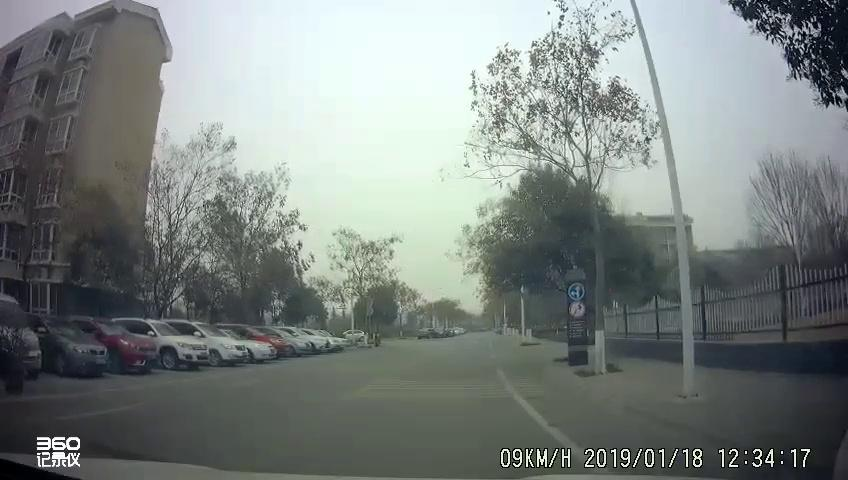
#> input picture preprog/16665.jpg, 848 x 480 px
$ python test1109.py
#> lines starting #> are read from the running program, lines starting #| are printed output that depends on the picture
### preprog/HSI_RGB.py
# -*- coding:utf-8 -*-

import matplotlib.pyplot as plt
import cv2 as cv
import numpy as np

# 显示汉字用
plt.rcParams['font.sans-serif'] = ['SimHei']
plt.rcParams['axes.unicode_minus'] = False


# 定义显示一张图片函数
# [12 lines left out: functions imshow, label_def, not called in this run]


# 读取图片
img_orig = cv.imread('16665.jpg', 1)    # 读取彩色图片
#> img_orig is the input picture: shape (480, 848, 3); mean B, G, R 128.3, 130.7, 123.7


# RGB到HSI的变换
def rgb2hsi(image):
    b, g, r = cv.split(image)                    # 读取通道
    r = r / 255.0                                # 归一化
    g = g / 255.0
    b = b / 255.0
    eps = 1e-6                                   # 防止除零

    img_i = (r + g + b) / 3                      # I分量

    img_h = np.zeros(r.shape, dtype=np.float32)
    img_s = np.zeros(r.shape, dtype=np.float32)
    min_rgb = np.zeros(r.shape, dtype=np.float32)
    # 获取RGB中最小值
    min_rgb = np.where((r <= g) & (r <= b), r, min_rgb)
    min_rgb = np.where((g <= r) & (g <= b), g, min_rgb)
    min_rgb = np.where((b <= g) & (b <= r), b, min_rgb)
    img_s = 1 - 3*min_rgb/(r+g+b+eps)                                            # S分量

    num = ((r-g) + (r-b))/2
    den = np.sqrt((r-g)**2 + (r-b)*(g-b)+eps)
    theta = np.arccos(num/(den+eps))
    img_h = np.where((b-g) > 0, 2*np.pi - theta, theta)                           # H分量

    img_h = img_h/(2*np.pi)                                                       # 归一化
    temp_s = img_s - np.min(img_s)
    temp_i = img_i - np.min(img_i)
    img_s = temp_s/np.max(temp_s)
    img_i = temp_i/np.max(temp_i)

    image_hsi = cv.merge((img_h, img_s, img_i))
    return image_hsi


# HSI到RGB的变换
def hsi2rgb(image_hsi):
    eps = 1e-6                                                                  # 防止除零
    img_h, img_s, img_i = cv.split(image_hsi)
    # img_s = img_s / 255.0                               #归一化
    # img_i = img_i / 255.0
    # img_h = img_h / 255.0

    img_h = img_h*2*np.pi
    img_r = np.zeros(img_h.shape, dtype=np.float32)
    img_g = np.zeros(img_h.shape, dtype=np.float32)
    img_b = np.zeros(img_h.shape, dtype=np.float32)

    # 扇区1
    img_b = np.where((img_h >= 0) & (img_h < 2 * np.pi / 3), img_i * (1 - img_s), img_b)
    img_r = np.where((img_h >= 0) & (img_h < 2 * np.pi / 3),
                     img_i * (1 + img_s * np.cos(img_h) / (np.cos(np.pi/3 - img_h))), img_r)
    img_g = np.where((img_h >= 0) & (img_h < 2 * np.pi / 3), 3 * img_i - (img_r + img_b), img_g)

    # 扇区2
    img_r = np.where((img_h >= 2*np.pi/3) & (img_h < 4*np.pi/3), img_i * (1 - img_s), img_r)
    img_g = np.where((img_h >= 2*np.pi/3) & (img_h < 4*np.pi/3),
                     img_i * (1 + img_s * np.cos(img_h-2*np.pi/3) / (np.cos(np.pi/3 - (img_h-2*np.pi/3)))), img_g)
    img_b = np.where((img_h >= 2*np.pi/3) & (img_h < 4*np.pi/3), 3 * img_i - (img_r + img_g), img_b)

    # 扇区3
    img_g = np.where((img_h >= 4*np.pi/3) & (img_h <= 2*np.pi), img_i * (1 - img_s), img_g)
    img_b = np.where((img_h >= 4*np.pi/3) & (img_h <= 2*np.pi),
                     img_i * (1 + img_s * np.cos(img_h-4*np.pi/3) / (np.cos(np.pi/3 - (img_h-4*np.pi/3)))), img_b)
    img_r = np.where((img_h >= 4*np.pi/3) & (img_h <= 2*np.pi), 3 * img_i - (img_b + img_g), img_r)

    # [8 lines of commented-out code are left out]

    image_out = cv.merge((img_b*255, img_g*255, img_r*255)).astype('uint8')               # 按RGB合并，后面不用转换通道
    return image_out

# [28 lines of commented-out code are left out]


# [23 lines that do not run on import are left out]

### preprog/test1109.py
#!/usr/bin/env python
# -*- coding: utf-8 -*-

# 在HSI域对强度值进行模糊化处理
import time

import cv2 as cv
import numpy as np
import matplotlib.pyplot as plt
from numpy import exp

from preprog.HSI_RGB import rgb2hsi,hsi2rgb


def t1fs(max,min,mean,num):
    f=1-mean
    if num <= f:
        u = ((num-min)/(f-min))**0.5
        nums = u*(f-min)+min
    elif num > f:
        u = ((max-num)/(max-f))**0.5
        nums = max - u*(max-f)
    return nums

def t2fs(min,max,var,mean,median,num):
# 通过中位数、均值确定上下隶属度位置
# 高斯函数
    if median <= mean:
        gauss_up = exp(-(((mean - num) ** 2) / (2 * var ** 2)))
        gauss_down = (median / mean) * exp(-(((median - num) ** 2) / (2 * var ** 2)))
        u = ((gauss_up + gauss_down) / 2)**0.5
    elif median > mean:
        gauss_up = exp(-(((mean - num) ** 2) / (2 * var ** 2)))
        gauss_down = (mean / median) * exp(-(((median - num) ** 2) / (2 * var ** 2)))
        u = ((gauss_up + gauss_down) / 2)
    # [5 lines of commented-out code are left out]
    return num + ((num - mean) * (u**2))


def t1transI(image):
    hsi = rgb2hsi(image)
    h,s,i = cv.split(hsi)
    img_i = np.asarray(i)
    max_i = img_i.max()
    min_i = img_i.min()
    mean_i = img_i.mean()
    function_vector = np.vectorize(t1fs)
    new_i = function_vector(max_i,min_i,mean_i,img_i)
    image_hsi = cv.merge([h, s, new_i])
    image_out = hsi2rgb(image_hsi)
    # image_out = Image.fromarray(np.uint8(image_out*255))
    return image_out

def t2ftransI(image):
    hsi = rgb2hsi(image)
    h,s,i = cv.split(hsi)
    # plt.hist(i),plt.title('i')
    # plt.show()
    img_i = np.asarray(i)
    max_i = img_i.max()
    min_i = img_i.min()
    mean_i = img_i.mean()
    var_i = img_i.var()
    x = img_i.reshape( 1, -1)
    median_i = np.median(x)
    function_vector = np.vectorize(t2fs)
    new_i = function_vector(min_i,max_i,var_i*2,mean_i,median_i,img_i)
    image_hsi = cv.merge([h, s, new_i])
    # x = new_i - img_i
    image_out = hsi2rgb(image_hsi)
    # image_out = Image.fromarray(np.uint8(image_out*255))
    return image_out

def histogram_demo(image):
    plt.hist(image.ravel(), 255, [0, 255])#ravel函数功能是将多维数组降为一维数组
    plt.show()
def image_hist(image): #画三通道图像的直方图
   color = ("blue", "green", "red")#画笔颜色的值可以为大写或小写或只写首字母或大小写混合
   for i, color in enumerate(color):
       hist = cv.calcHist([image], [i], None, [256], [0, 256])
       plt.plot(hist, color=color)
       plt.xlim([0, 256])
   plt.show()


if __name__ == '__main__':
    img = cv.imread('./14241.jpg')
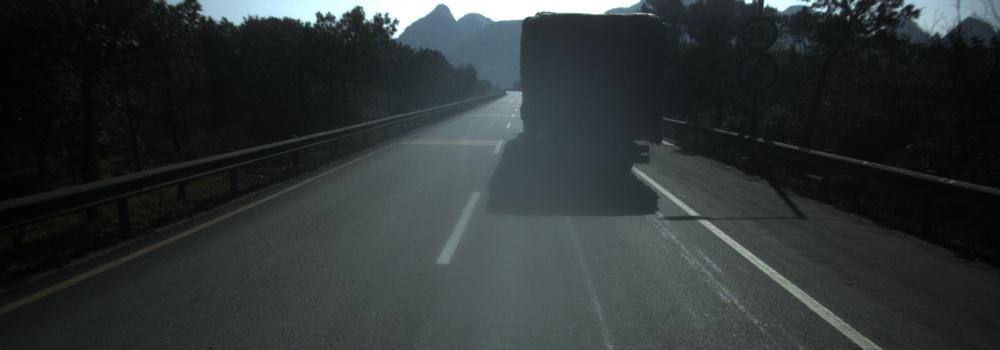
#> input picture preprog/14241.jpg, 1000 x 350 px
#> img is the input picture: shape (350, 1000, 3); mean B, G, R 52.9, 52.5, 46.3
    start_time = time.perf_counter()
    newimg = t2ftransI(img)
#> in rgb2hsi, `num = ((r-g) + (r-b))/2`:
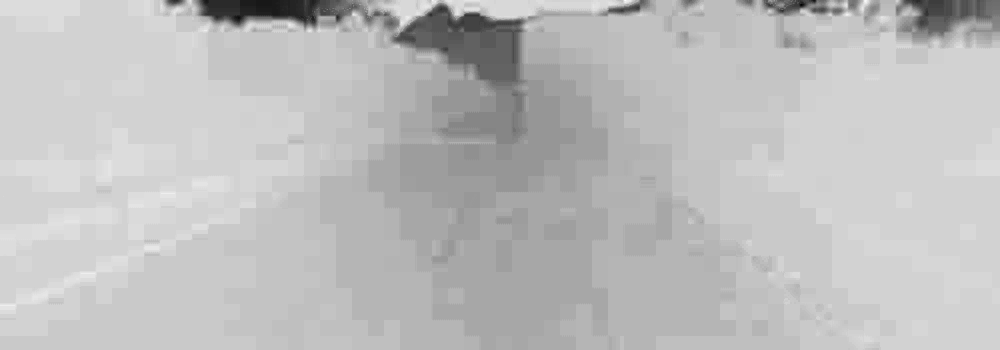
#> num: shape (350, 1000) float64; min -0.208, max 0.0373, mean -0.0251; drawn with min black and max white
#> in rgb2hsi, `theta = np.arccos(num/(den+eps))`:
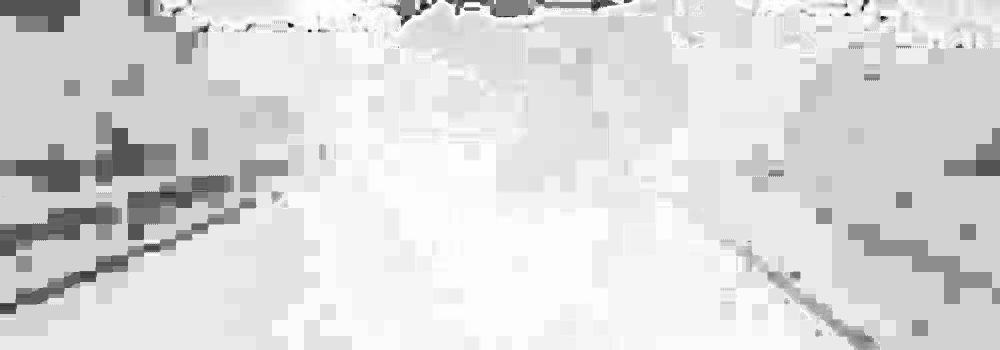
#> theta: shape (350, 1000) float64; min 0.0435, max 3.13, mean 2.7; drawn with min black and max white
#> in rgb2hsi, `img_h = np.where((b-g) > 0, 2*np.pi - theta, theta)`:
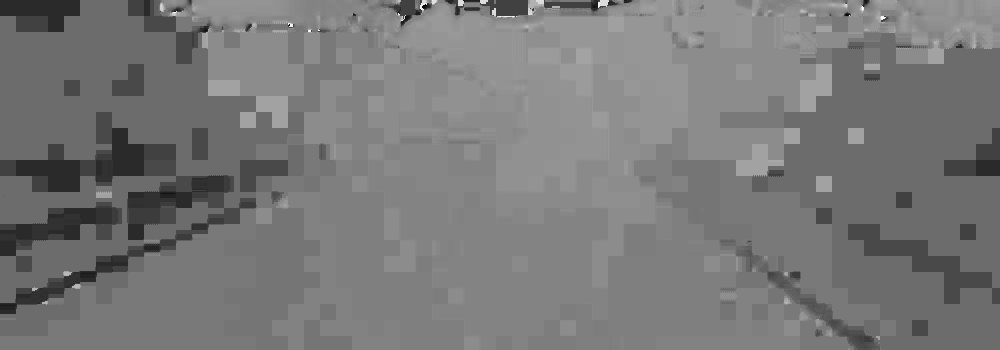
#> img_h: shape (350, 1000) float64; min 0.0435, max 6.03, mean 2.88; drawn with min black and max white
#> in rgb2hsi, `image_hsi = cv.merge((img_h, img_s, img_i))`:
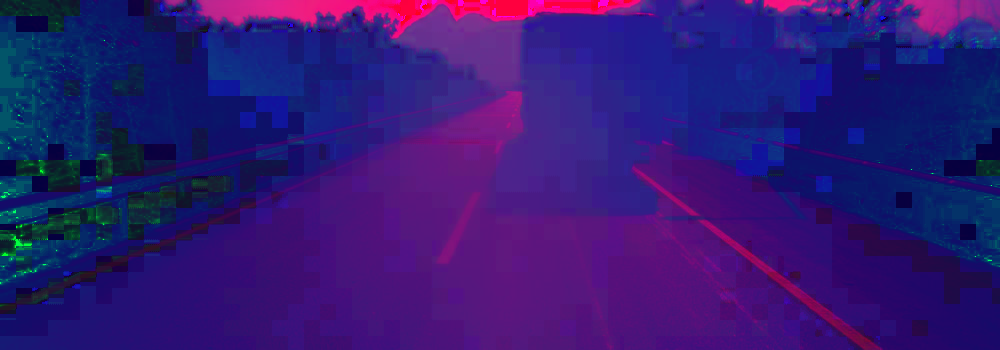
#> image_hsi: shape (350, 1000, 3) float64; mean of channels 0, 1, 2 0.458, 0.0979, 0.197; drawn as B, G, R
#> in t2ftransI, `max_i = img_i.max()`: max_i = 1
#> in t2ftransI, `min_i = img_i.min()`: min_i = 0
#> in t2ftransI, `mean_i = img_i.mean()`: mean_i = 0.197
#> in t2ftransI, `var_i = img_i.var()`: var_i = 0.0284
#> in t2ftransI, `median_i = np.median(x)`: median_i = 0.161
#> in hsi2rgb, `img_b = np.where((img_h >= 0) & (img_h < 2 * np.pi / 3), img_i * (1 - ..`:
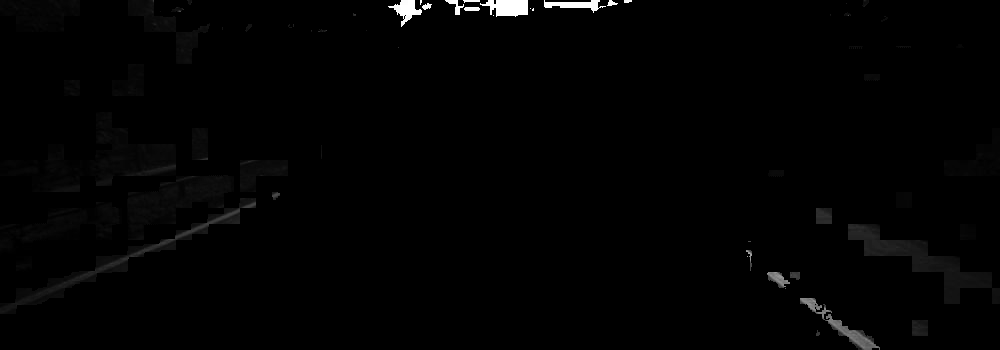
#> img_b: shape (350, 1000) float64; min 0, max 1, mean 0.0102
    end_time = time.perf_counter()
    print(end_time - start_time)
    cv.imwrite('./result4.jpg', newimg)
    # histogram_demo(img),plt.title('im')
    # histogram_demo(newimg),plt.title('new')
    plt.subplot(221),plt.imshow(cv.cvtColor(img, cv.COLOR_BGR2RGB)),plt.title('img')
    plt.subplot(222),plt.imshow(cv.cvtColor(newimg, cv.COLOR_BGR2RGB)),plt.title('new')
    plt.subplot(223),plt.hist(img.ravel(), 255, [0, 255]),plt.title('imghist')
    plt.subplot(224),plt.hist(newimg.ravel(), 255, [0, 255]),plt.title('newhist')
    plt.show()
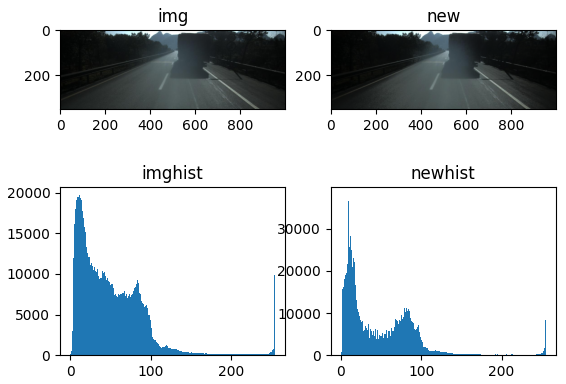
#> figure drawn by matplotlib, 4 panels; panel 3: tallest bar 19702 high, from x = 11 to 12; panel 4: tallest bar 37977 high, from x = 6 to 7

    # y = t1fs(1.0,0.,0.5,0.7)
    # print(y)
